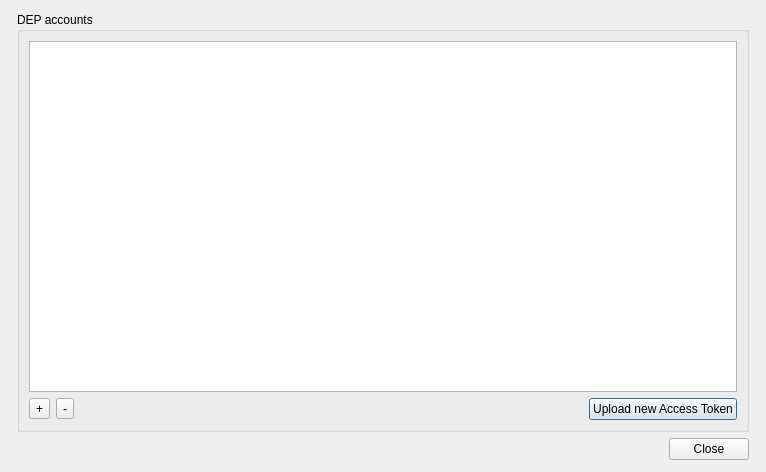
<?xml version="1.0" encoding="UTF-8"?>
<ui version="4.0">
 <class>DepAccountDlg</class>
 <widget class="QDialog" name="DepAccountDlg">
  <property name="geometry">
   <rect>
    <x>0</x>
    <y>0</y>
    <width>766</width>
    <height>472</height>
   </rect>
  </property>
  <property name="windowTitle">
   <string>DEP Accounts</string>
  </property>
  <layout class="QVBoxLayout" name="verticalLayout">
   <property name="leftMargin">
    <number>17</number>
   </property>
   <property name="topMargin">
    <number>12</number>
   </property>
   <property name="rightMargin">
    <number>17</number>
   </property>
   <property name="bottomMargin">
    <number>12</number>
   </property>
   <item>
    <widget class="QGroupBox" name="DEPAccountGrp">
     <property name="title">
      <string>DEP accounts</string>
     </property>
     <layout class="QVBoxLayout" name="verticalLayout_2">
      <item>
       <widget class="StyledTreeView" name="DEPAccountsTreeView">
        <property name="rootIsDecorated">
         <bool>false</bool>
        </property>
        <property name="itemsExpandable">
         <bool>false</bool>
        </property>
        <property name="expandsOnDoubleClick">
         <bool>false</bool>
        </property>
        <attribute name="headerDefaultSectionSize">
         <number>150</number>
        </attribute>
        <attribute name="headerShowSortIndicator" stdset="0">
         <bool>true</bool>
        </attribute>
       </widget>
      </item>
      <item>
       <layout class="QHBoxLayout" name="horizontalLayout_3">
        <item>
         <widget class="QToolButton" name="addDEPAccount">
          <property name="text">
           <string>+</string>
          </property>
         </widget>
        </item>
        <item>
         <widget class="QToolButton" name="removeDEPAccount">
          <property name="enabled">
           <bool>true</bool>
          </property>
          <property name="text">
           <string>-</string>
          </property>
         </widget>
        </item>
        <item>
         <widget class="QLabel" name="filesetcount">
          <property name="text">
           <string/>
          </property>
         </widget>
        </item>
        <item>
         <spacer name="horizontalSpacer_9">
          <property name="orientation">
           <enum>Qt::Horizontal</enum>
          </property>
          <property name="sizeHint" stdset="0">
           <size>
            <width>40</width>
            <height>20</height>
           </size>
          </property>
         </spacer>
        </item>
        <item>
         <widget class="CircularProgressIndicator" name="circ" native="true">
          <property name="minimumSize">
           <size>
            <width>16</width>
            <height>16</height>
           </size>
          </property>
         </widget>
        </item>
        <item>
         <widget class="QPushButton" name="newAccessToken">
          <property name="text">
           <string>Upload new Access Token</string>
          </property>
         </widget>
        </item>
       </layout>
      </item>
     </layout>
    </widget>
   </item>
   <item>
    <widget class="QDialogButtonBox" name="buttonBox">
     <property name="orientation">
      <enum>Qt::Horizontal</enum>
     </property>
     <property name="standardButtons">
      <set>QDialogButtonBox::Close</set>
     </property>
    </widget>
   </item>
  </layout>
 </widget>
 <customwidgets>
  <customwidget>
   <class>StyledTreeView</class>
   <extends>QTreeView</extends>
   <header>FileWaveGuiLib/styledviews/styledtreeview.h</header>
  </customwidget>
  <customwidget>
   <class>CircularProgressIndicator</class>
   <extends>QWidget</extends>
   <header>FileWaveGuiLib/circularprogressindicator.h</header>
   <container>1</container>
  </customwidget>
 </customwidgets>
 <resources/>
 <connections>
  <connection>
   <sender>buttonBox</sender>
   <signal>accepted()</signal>
   <receiver>DepAccountDlg</receiver>
   <slot>accept()</slot>
   <hints>
    <hint type="sourcelabel">
     <x>224</x>
     <y>450</y>
    </hint>
    <hint type="destinationlabel">
     <x>157</x>
     <y>274</y>
    </hint>
   </hints>
  </connection>
  <connection>
   <sender>buttonBox</sender>
   <signal>rejected()</signal>
   <receiver>DepAccountDlg</receiver>
   <slot>reject()</slot>
   <hints>
    <hint type="sourcelabel">
     <x>292</x>
     <y>456</y>
    </hint>
    <hint type="destinationlabel">
     <x>286</x>
     <y>274</y>
    </hint>
   </hints>
  </connection>
 </connections>
</ui>
